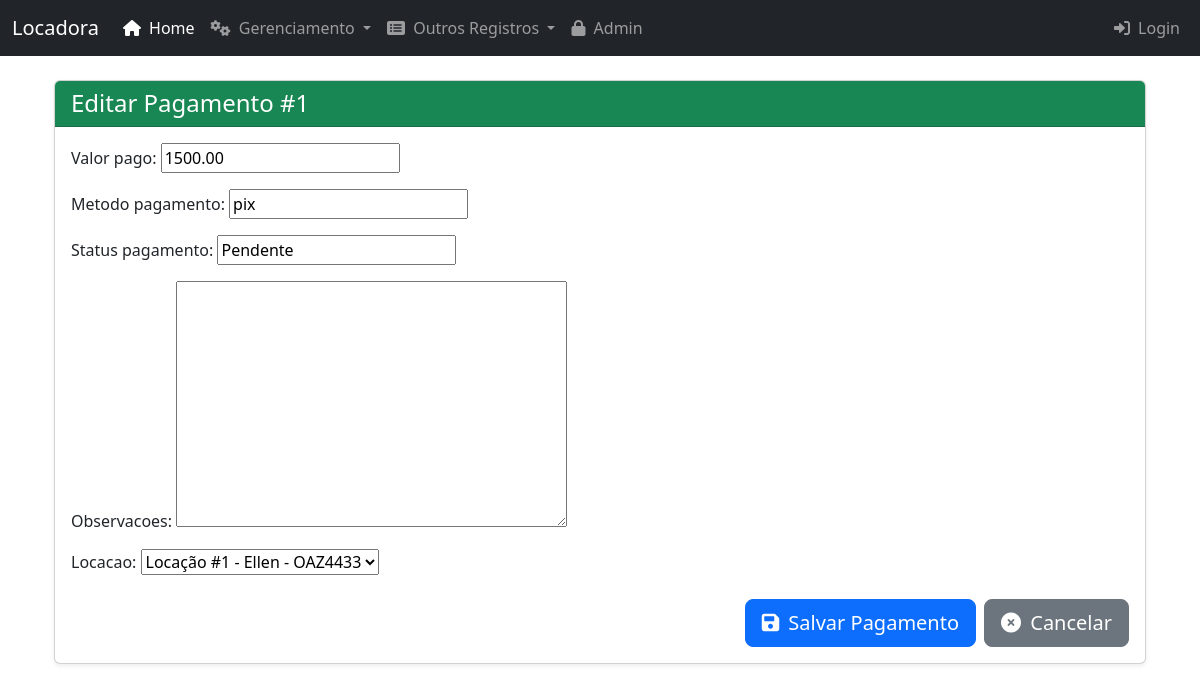
/pagamentos/1/editar/, run on the app's committed database.
### core/models.py (models this page shows, shortened)
class Pagamento(models.Model):
    id_pagamento = models.AutoField(primary_key=True)
    data_pagamento = models.DateTimeField(auto_now_add=True)
    valor_pago = models.DecimalField(max_digits=10, decimal_places=2)
    metodo_pagamento = models.CharField(max_length=50)
    status_pagamento = models.CharField(max_length=20, default='Pendente') # Ex: Pendente, Pago, Estornado
    observacoes = models.TextField(blank=True, null=True)
    locacao = models.ForeignKey(Locacao, on_delete=models.CASCADE, related_name='pagamentos') # CASCADE para deletar pagamentos se locação for deletada
    class Meta:
        verbose_name = "Pagamento"
        verbose_name_plural = "Pagamentos"

### core/views.py (the view)
# urls.py: path('pagamentos/<int:pk>/editar/', views.editar_pagamento, name='editar_pagamento'),
def editar_pagamento(request, pk):
    pagamento = get_object_or_404(Pagamento, pk=pk)
    if request.method == 'POST':
        form = PagamentoForm(request.POST, instance=pagamento)
        if form.is_valid():
            form.save()
            messages.success(request, 'Pagamento atualizado com sucesso!')
            return redirect('detalhes_pagamento', pk=pagamento.pk)
        else:
            messages.error(request, 'Erro ao atualizar pagamento. Verifique os campos.')
    else:
        form = PagamentoForm(instance=pagamento)
    return render(request, 'core/editar_pagamento.html', {'form': form, 'pagamento': pagamento})

### core/forms.py
class PagamentoForm(forms.ModelForm):
    class Meta:
        model = Pagamento
        fields = '__all__'
        widgets = {
           }
    def __init__(self, *args, **kwargs):
        super().__init__(*args, **kwargs)
        self.fields['locacao']

### core/models.py (called while the page is built)
    def __str__(self):
        return f"Locação #{self.id_locacao} - {self.cliente.nome} - {self.veiculo.placa}"

### core/templates/core/editar_pagamento.html (shortened to what this page needs)
{% extends 'base.html' %}
{% block content %}
    <div class="card shadow-sm">
        <div class="card-header bg-success text-white">
            <h1 class="h4 mb-0">{% if form.instance.pk %}Editar Pagamento #{{ pagamento.id_pagamento }}{% else %}Adicionar Novo Pagamento{% endif %}</h1>
        </div>
        <div class="card-body">
            <form method="post">
                {{ form.as_p }}
                <div class="d-grid gap-2 d-md-flex justify-content-md-end mt-4">
                    <button type="submit" class="btn btn-primary btn-lg">
                        <i class="fas fa-save me-1"></i> Salvar Pagamento
                    </button>
                    <a href="{% url 'lista_pagamentos' %}" class="btn btn-secondary btn-lg">
                        <i class="fas fa-times-circle me-1"></i> Cancelar
                    </a>
                </div>
            </form>
        </div>
    </div>
{% endblock %}

### data on the page
Pagamento: id_pagamento "1", valor_pago "1500.00", metodo_pagamento "pix", status_pagamento "Pendente", locacao "Locação #1 - Ellen - OAZ4433"
